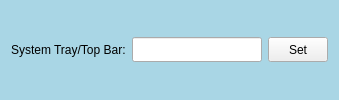
                          <widget class="QGroupBox" name="groupBox_76">
                           <property name="minimumSize">
                            <size>
                             <width>0</width>
                             <height>45</height>
                            </size>
                           </property>
                           <property name="styleSheet">
                            <string notr="true">QGroupBox{
background-color: rgb(169, 214, 229);
border:none;
}

QGroupBox:title{
background-color: rgb(70, 143, 175);
border:none;
	color: rgb(208, 248, 255);
}</string>
                           </property>
                           <property name="title">
                            <string/>
                           </property>
                           <layout class="QHBoxLayout" name="horizontalLayout_35">
                            <item>
                             <widget class="QLabel" name="label_10">
                              <property name="text">
                               <string>System Tray/Top Bar:</string>
                              </property>
                             </widget>
                            </item>
                            <item>
                             <widget class="QLineEdit" name="lineEdit_5">
                              <property name="minimumSize">
                               <size>
                                <width>130</width>
                                <height>25</height>
                               </size>
                              </property>
                              <property name="maximumSize">
                               <size>
                                <width>140</width>
                                <height>16777215</height>
                               </size>
                              </property>
                              <property name="readOnly">
                               <bool>true</bool>
                              </property>
                             </widget>
                            </item>
                            <item>
                             <widget class="QPushButton" name="TrayToTopBarPushButton">
                              <property name="minimumSize">
                               <size>
                                <width>60</width>
                                <height>25</height>
                               </size>
                              </property>
                              <property name="maximumSize">
                               <size>
                                <width>60</width>
                                <height>16777215</height>
                               </size>
                              </property>
                              <property name="text">
                               <string>Set</string>
                              </property>
                             </widget>
                            </item>
                           </layout>
                          </widget>
